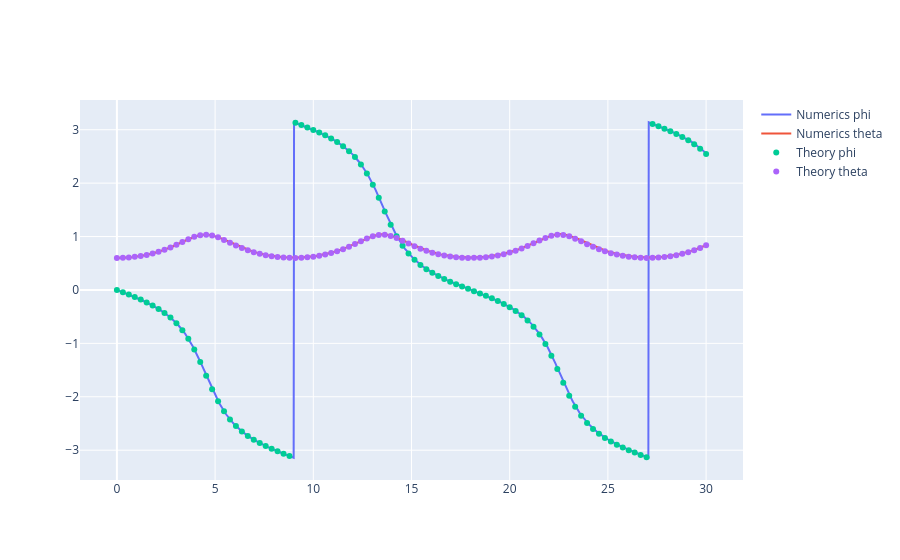

Here is the notebook cell this chart was saved with:
### Code cell
fig = go.Figure()

fig.add_trace(go.Scatter(x=t, y=phi_num, mode='lines', name='Numerics phi'))
fig.add_trace(go.Scatter(x=t, y=theta_num, mode='lines', name='Numerics theta'))
fig.add_trace(go.Scatter(x=time, y=phi, mode='markers', name='Theory phi'))
fig.add_trace(go.Scatter(x=time, y=theta, mode='markers', name='Theory theta'))

fig.show()
